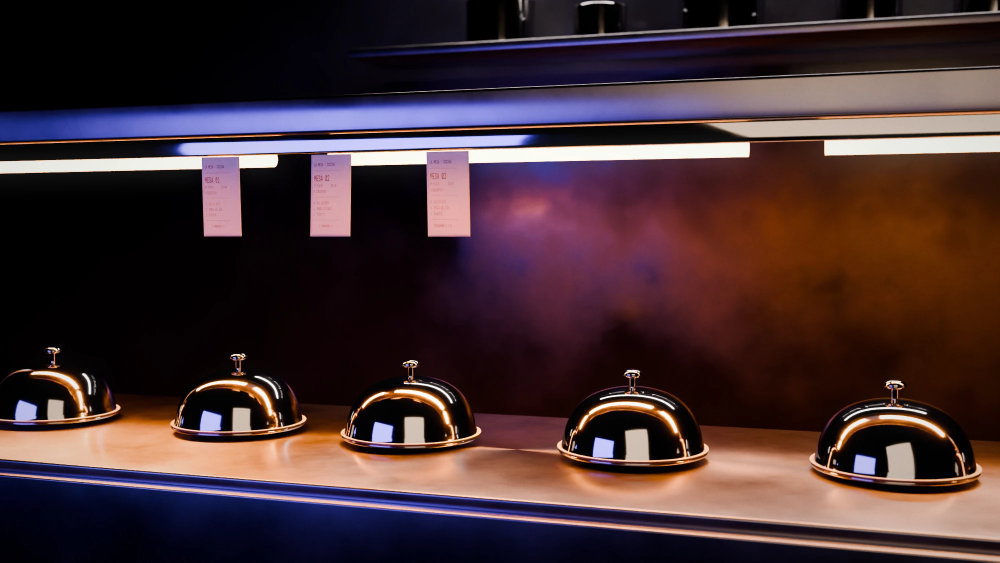
#> input picture assets/img/fotos/cocina.webp, 2000 x 1125 px (shown at 1/2 size)
$ python post.py ../../assets/img/fotos/cocina.webp ../../assets/img/fotos/confesionario.webp 5 1.0
#> lines starting #> are read from the running program, lines starting #| are printed output that depends on the picture
# Photographic finish for the La Mesa set: violet split-tone in the shadows, vignette, highlight bloom, fine grain → WebP.
import sys, numpy as np
from PIL import Image, ImageFilter
src, dst = sys.argv[1], sys.argv[2]
maxw = int(sys.argv[3]) if len(sys.argv) > 3 else 2000
vig = float(sys.argv[4]) if len(sys.argv) > 4 else 0.20
im = Image.open(src)
#> im is the input picture: PIL image 2000x1125 RGB; mean R, G, B 68.7, 47.9, 51.1
a = np.asarray(im).astype(np.float32)
a = a / (65535.0 if a.max() > 255 else 255.0)
a = a[..., :3]
H, W, _ = a.shape
#> H = 1125; W = 2000
luma = (0.2126*a[..., 0] + 0.7152*a[..., 1] + 0.0722*a[..., 2])[..., None]
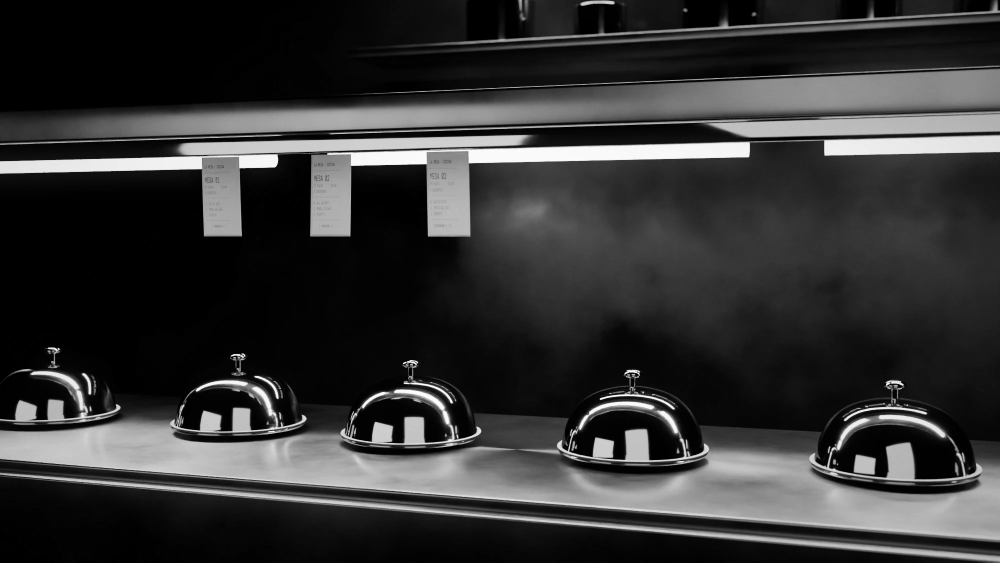
#> luma: shape (1125, 2000, 1) float32 (shown at 1/2 size); min 0, max 1, mean 0.206
# split tone: shadows lean to Deenex violet, highlights stay neutral
violet = np.array([0x5B, 0x49, 0xD8], np.float32)/255.0
w = np.clip(1.0 - luma*2.2, 0, 1)**2 * 0.10
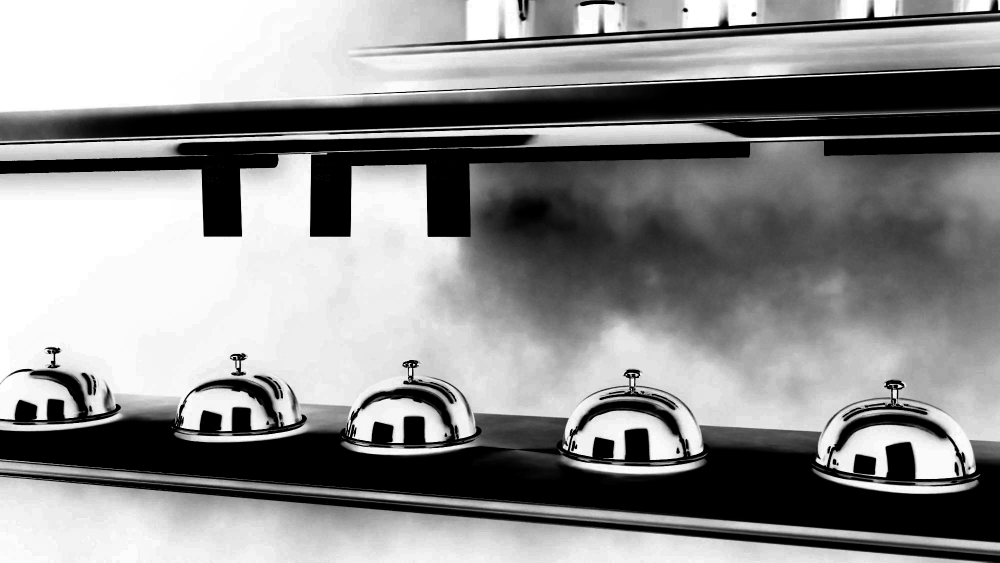
#> w: shape (1125, 2000, 1) float32 (shown at 1/2 size); min 0, max 0.1, mean 0.0556; drawn with min black and max white
a = a*(1-w) + (a*0.5 + violet*luma*0.9 + violet*0.025)*w
# bloom on highlights
hi = np.clip((luma - 0.78)/0.22, 0, 1) * a
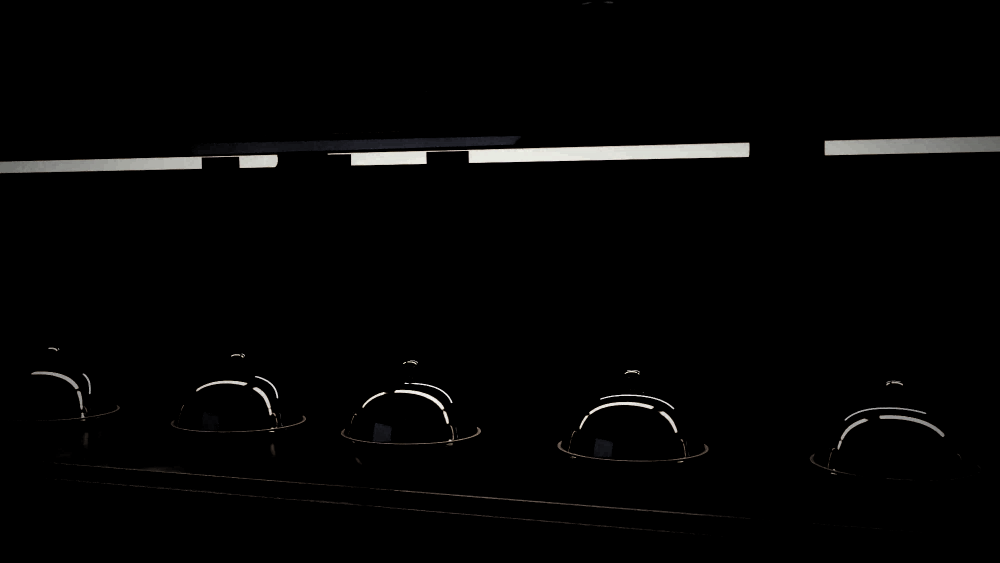
#> hi: shape (1125, 2000, 3) float32 (shown at 1/2 size); mean R, G, B 0.018, 0.0177, 0.0172
bl = np.asarray(Image.fromarray((np.clip(hi, 0, 1)*255).astype(np.uint8)).filter(ImageFilter.GaussianBlur(W*0.012))).astype(np.float32)/255.0
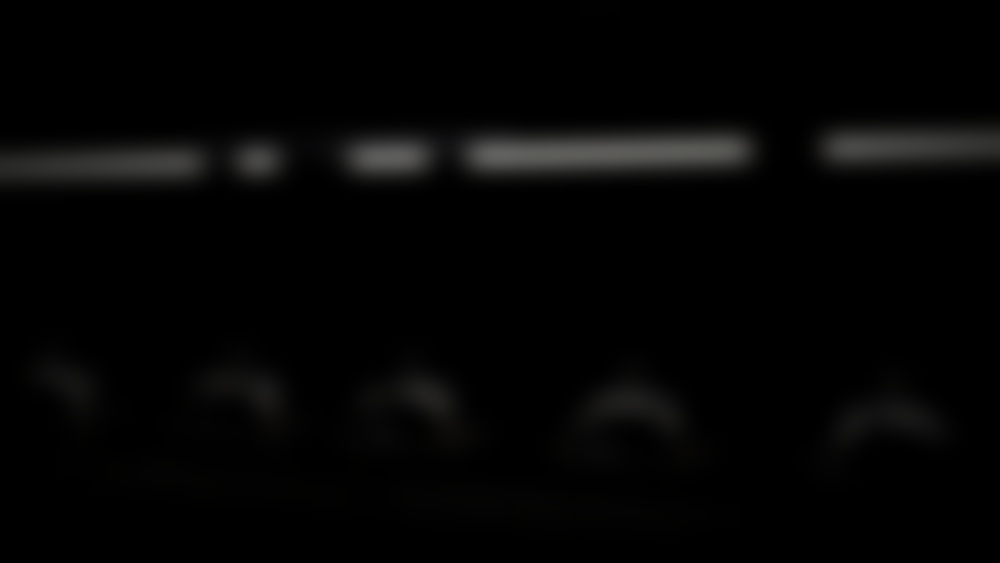
#> bl: shape (1125, 2000, 3) float32 (shown at 1/2 size); mean R, G, B 0.0178, 0.0175, 0.0171
a = 1 - (1 - a)*(1 - bl*0.22)
# vignette
yy, xx = np.mgrid[0:H, 0:W].astype(np.float32)
r = np.sqrt(((xx - W/2)/(W/2))**2 + ((yy - H/2)/(H/2))**2) / np.sqrt(2)
a = a * (1 - vig*np.clip(r, 0, 1)**2.2)[..., None]
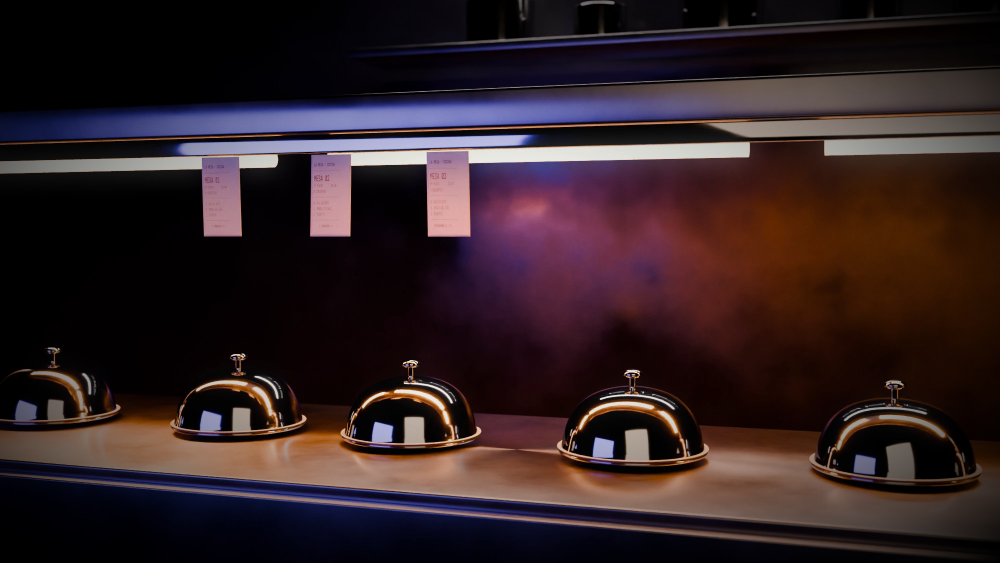
#> a: shape (1125, 2000, 3) float32 (shown at 1/2 size); mean R, G, B 0.194, 0.132, 0.143
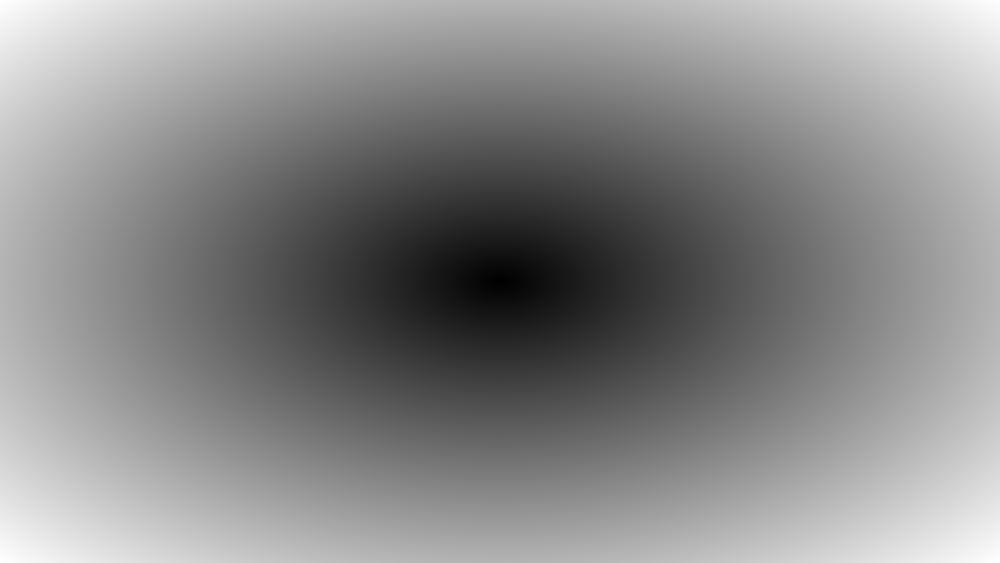
#> r: shape (1125, 2000) float32 (shown at 1/2 size); min 0.000629, max 1, mean 0.541
# resize then grain (grain at output pixel scale)
img = Image.fromarray((np.clip(a, 0, 1)*255 + 0.5).astype(np.uint8))
if W > maxw: img = img.resize((maxw, round(H*maxw/W)), Image.LANCZOS)
b = np.asarray(img).astype(np.float32)/255.0
rng = np.random.default_rng(7)
g = rng.normal(0, 1, b.shape[:2]).astype(np.float32)
g = np.asarray(Image.fromarray(((g*0.5+0.5)*255).clip(0, 255).astype(np.uint8)).filter(ImageFilter.GaussianBlur(0.45))).astype(np.float32)/255.0 - 0.5
lum = b.mean(axis=2, keepdims=True)
b = b + g[..., None]*0.028*(0.35 + 0.65*np.sin(np.pi*np.clip(lum, 0, 1)))
out = Image.fromarray((np.clip(b, 0, 1)*255 + 0.5).astype(np.uint8))
out.save(dst, 'WEBP', quality=90, method=6)
print(dst, out.size)
#| ../../assets/img/fotos/confesionario.webp (5, 3)

$ run again, on assets/img/fotos/copas.webp
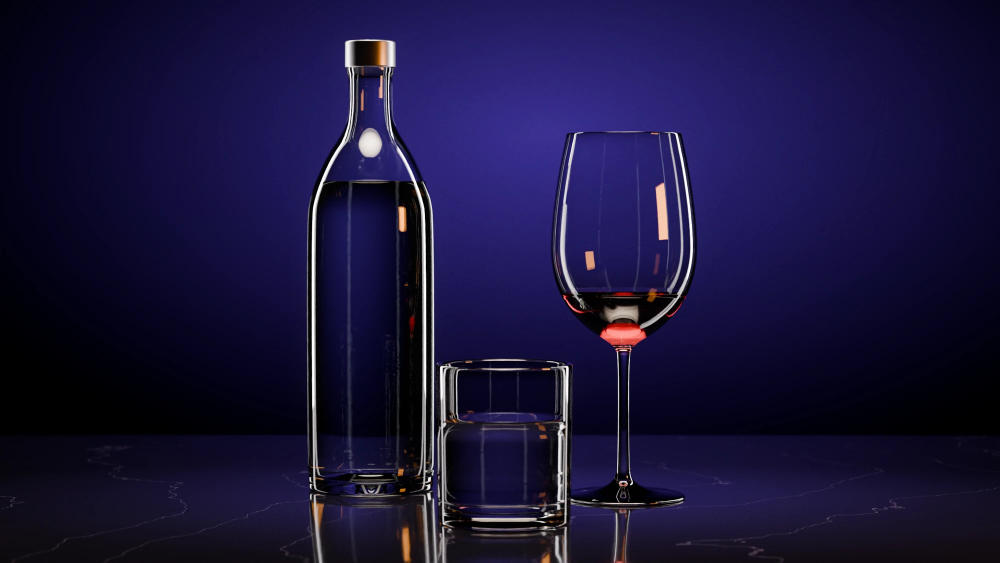
#> input picture assets/img/fotos/copas.webp, 2000 x 1125 px (shown at 1/2 size)
#> im is the input picture: PIL image 2000x1125 RGB; mean R, G, B 24.8, 20.1, 58.7
#> `bl = np.asarray(Image.fromarray((np.clip(hi, 0, 1)*255).astype(np.uint..`:
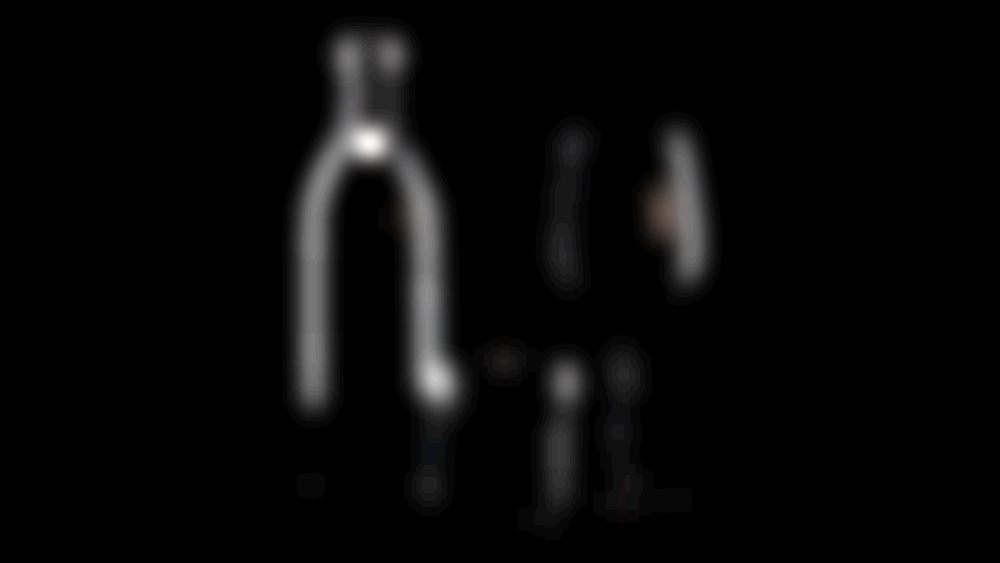
#> bl: shape (1125, 2000, 3) float32 (shown at 1/2 size); mean R, G, B 0.00395, 0.00391, 0.00391; drawn with min black and max white
#> `a = a * (1 - vig*np.clip(r, 0, 1)**2.2)[..., None]`:
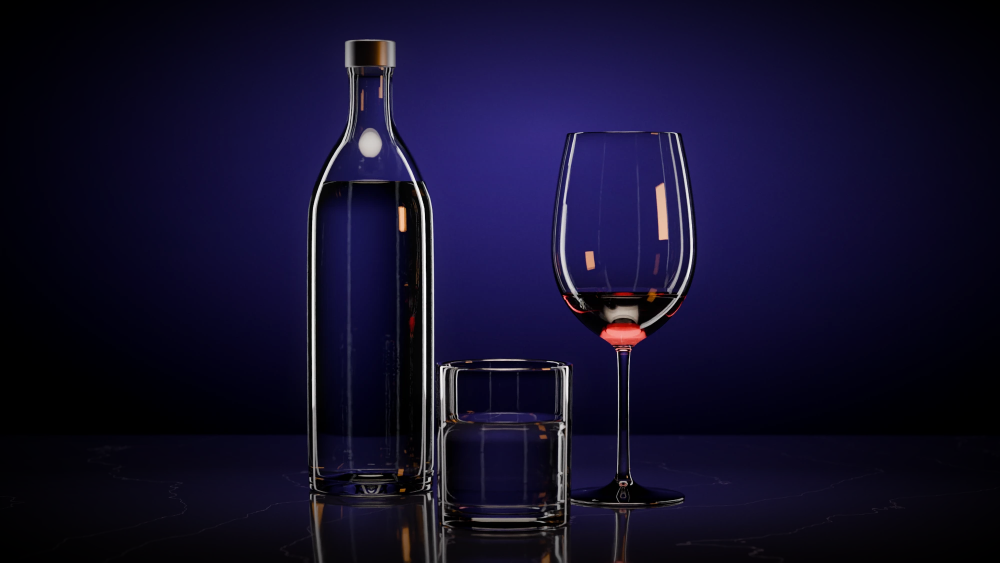
#> a: shape (1125, 2000, 3) float32 (shown at 1/2 size); mean R, G, B 0.0737, 0.0603, 0.17
#| ../../assets/img/fotos/copas.webp (5, 3)

$ run again, on assets/img/fotos/mesa.webp
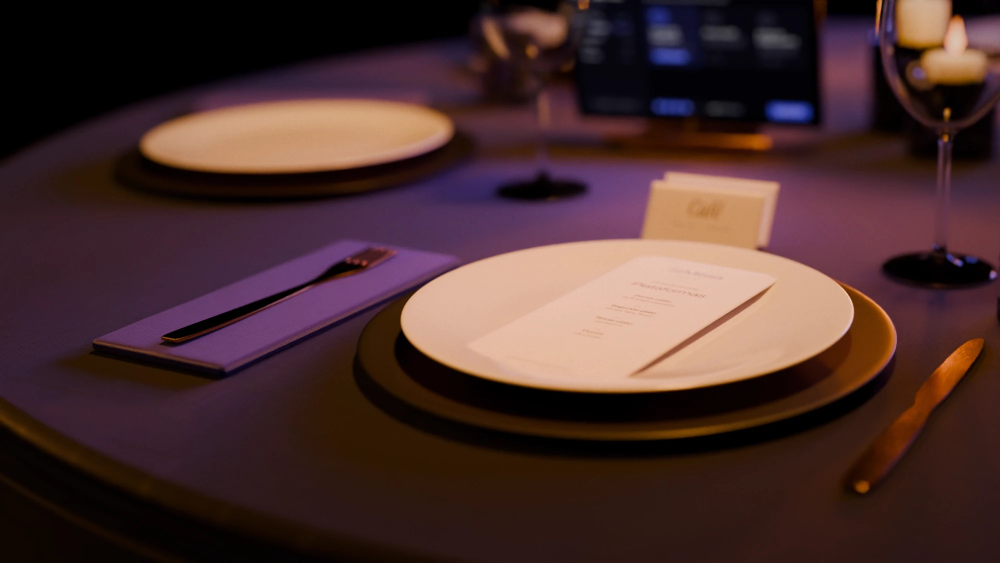
#> input picture assets/img/fotos/mesa.webp, 2000 x 1125 px (shown at 1/2 size)
#> im is the input picture: PIL image 2000x1125 RGB; mean R, G, B 73.3, 47.3, 45.9
#> `bl = np.asarray(Image.fromarray((np.clip(hi, 0, 1)*255).astype(np.uint..`:
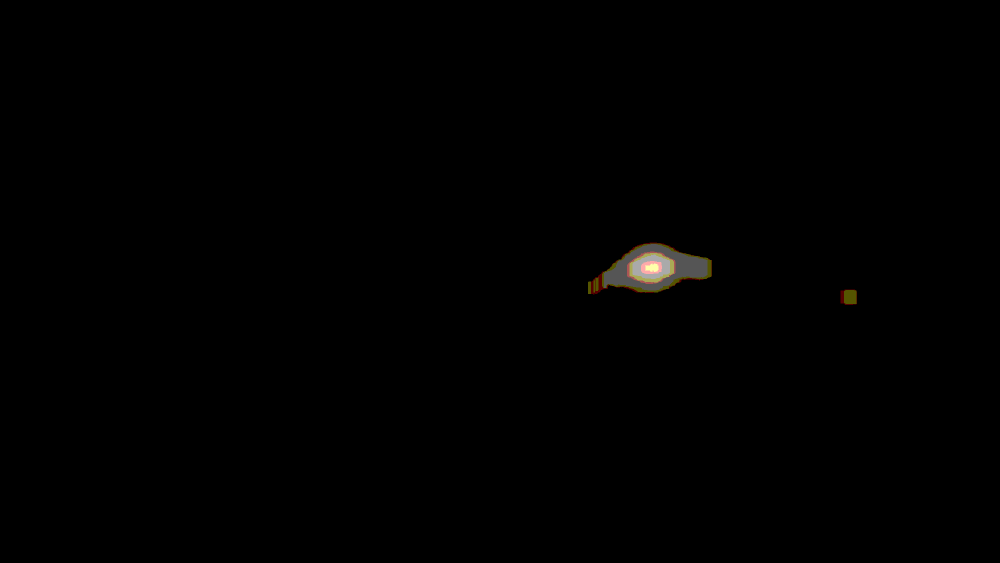
#> bl: shape (1125, 2000, 3) float32 (shown at 1/2 size); mean R, G, B 3.92e-05, 3.43e-05, 2.61e-05; drawn with min black and max white
#> `a = a * (1 - vig*np.clip(r, 0, 1)**2.2)[..., None]`:
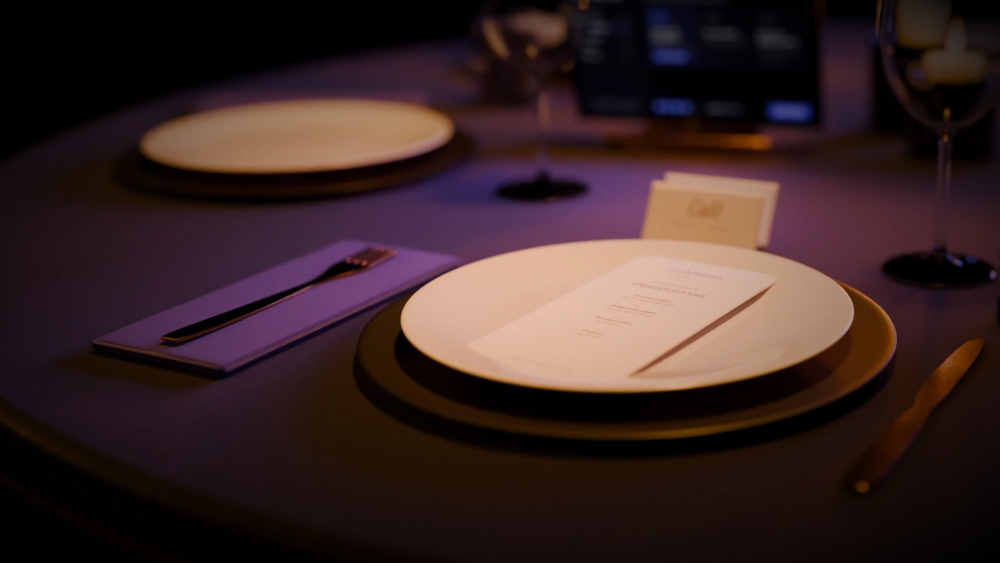
#> a: shape (1125, 2000, 3) float32 (shown at 1/2 size); mean R, G, B 0.224, 0.148, 0.146
#| ../../assets/img/fotos/mesa.webp (5, 3)
